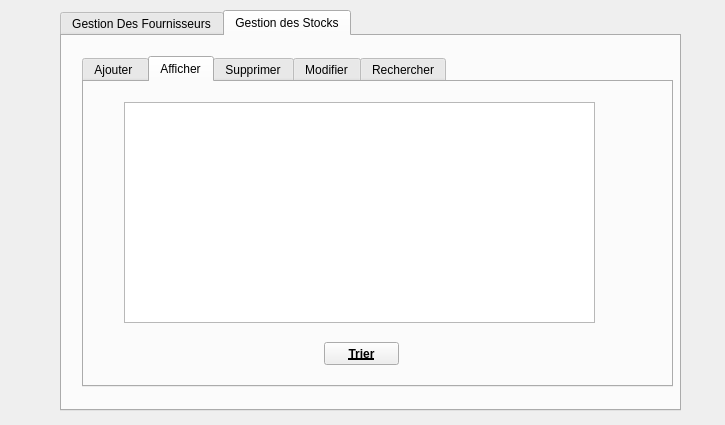
<?xml version="1.0" encoding="UTF-8"?>
<ui version="4.0">
 <class>fournisseuretstocks</class>
 <widget class="QDialog" name="fournisseuretstocks">
  <property name="geometry">
   <rect>
    <x>0</x>
    <y>0</y>
    <width>725</width>
    <height>425</height>
   </rect>
  </property>
  <property name="windowTitle">
   <string>Dialog</string>
  </property>
  <widget class="QTabWidget" name="tabWidget_2">
   <property name="geometry">
    <rect>
     <x>60</x>
     <y>10</y>
     <width>621</width>
     <height>401</height>
    </rect>
   </property>
   <property name="currentIndex">
    <number>1</number>
   </property>
   <widget class="QWidget" name="tab_4">
    <attribute name="title">
     <string>Gestion Des Fournisseurs</string>
    </attribute>
    <widget class="QTabWidget" name="tabWidget">
     <property name="geometry">
      <rect>
       <x>20</x>
       <y>20</y>
       <width>581</width>
       <height>331</height>
      </rect>
     </property>
     <property name="currentIndex">
      <number>1</number>
     </property>
     <widget class="QWidget" name="tab">
      <attribute name="title">
       <string>Ajouter </string>
      </attribute>
      <widget class="QLabel" name="label_3">
       <property name="geometry">
        <rect>
         <x>30</x>
         <y>70</y>
         <width>141</width>
         <height>16</height>
        </rect>
       </property>
       <property name="font">
        <font>
         <family>Microsoft YaHei UI</family>
         <pointsize>11</pointsize>
        </font>
       </property>
       <property name="text">
        <string>Produit Vendu</string>
       </property>
      </widget>
      <widget class="QLabel" name="label_4">
       <property name="geometry">
        <rect>
         <x>30</x>
         <y>170</y>
         <width>101</width>
         <height>16</height>
        </rect>
       </property>
       <property name="font">
        <font>
         <family>Microsoft YaHei UI</family>
         <pointsize>11</pointsize>
        </font>
       </property>
       <property name="text">
        <string>Email</string>
       </property>
      </widget>
      <widget class="QPushButton" name="pushButton_ajout">
       <property name="geometry">
        <rect>
         <x>80</x>
         <y>230</y>
         <width>75</width>
         <height>31</height>
        </rect>
       </property>
       <property name="font">
        <font>
         <weight>75</weight>
         <bold>true</bold>
         <underline>true</underline>
        </font>
       </property>
       <property name="text">
        <string>Ajouter</string>
       </property>
      </widget>
      <widget class="QLabel" name="label">
       <property name="geometry">
        <rect>
         <x>30</x>
         <y>20</y>
         <width>201</width>
         <height>16</height>
        </rect>
       </property>
       <property name="font">
        <font>
         <family>Microsoft YaHei UI</family>
         <pointsize>11</pointsize>
        </font>
       </property>
       <property name="text">
        <string>Identifiant du Fournisseur</string>
       </property>
      </widget>
      <widget class="QLineEdit" name="lineEdit_fnum">
       <property name="geometry">
        <rect>
         <x>260</x>
         <y>120</y>
         <width>201</width>
         <height>20</height>
        </rect>
       </property>
       <property name="font">
        <font>
         <family>Microsoft YaHei UI</family>
         <pointsize>11</pointsize>
        </font>
       </property>
      </widget>
      <widget class="QLabel" name="label_2">
       <property name="geometry">
        <rect>
         <x>30</x>
         <y>120</y>
         <width>191</width>
         <height>16</height>
        </rect>
       </property>
       <property name="font">
        <font>
         <family>Microsoft YaHei UI</family>
         <pointsize>11</pointsize>
        </font>
       </property>
       <property name="text">
        <string>Numéro de Télephone</string>
       </property>
      </widget>
      <widget class="QLineEdit" name="lineEdit_femail">
       <property name="geometry">
        <rect>
         <x>260</x>
         <y>170</y>
         <width>201</width>
         <height>20</height>
        </rect>
       </property>
       <property name="font">
        <font>
         <family>Microsoft YaHei UI</family>
         <pointsize>11</pointsize>
        </font>
       </property>
      </widget>
      <widget class="QLineEdit" name="lineEdit_fid">
       <property name="geometry">
        <rect>
         <x>260</x>
         <y>20</y>
         <width>201</width>
         <height>20</height>
        </rect>
       </property>
       <property name="font">
        <font>
         <family>Microsoft YaHei UI</family>
         <pointsize>11</pointsize>
        </font>
       </property>
      </widget>
      <widget class="QLineEdit" name="lineEdit_fproduit">
       <property name="geometry">
        <rect>
         <x>260</x>
         <y>70</y>
         <width>201</width>
         <height>20</height>
        </rect>
       </property>
       <property name="font">
        <font>
         <family>Microsoft YaHei UI</family>
         <pointsize>11</pointsize>
        </font>
       </property>
      </widget>
      <widget class="QPushButton" name="pushButton">
       <property name="geometry">
        <rect>
         <x>370</x>
         <y>230</y>
         <width>81</width>
         <height>31</height>
        </rect>
       </property>
       <property name="font">
        <font>
         <weight>75</weight>
         <bold>true</bold>
         <underline>true</underline>
        </font>
       </property>
       <property name="text">
        <string>Notifier</string>
       </property>
      </widget>
     </widget>
     <widget class="QWidget" name="tab_2">
      <attribute name="title">
       <string>Afficher</string>
      </attribute>
      <widget class="QTableView" name="tabfournisseur">
       <property name="geometry">
        <rect>
         <x>30</x>
         <y>20</y>
         <width>511</width>
         <height>211</height>
        </rect>
       </property>
      </widget>
      <widget class="QPushButton" name="pushButton_4">
       <property name="geometry">
        <rect>
         <x>250</x>
         <y>250</y>
         <width>75</width>
         <height>23</height>
        </rect>
       </property>
       <property name="font">
        <font>
         <weight>75</weight>
         <bold>true</bold>
         <underline>true</underline>
        </font>
       </property>
       <property name="text">
        <string>Trier</string>
       </property>
      </widget>
     </widget>
     <widget class="QWidget" name="tab_3">
      <attribute name="title">
       <string>Supprimer</string>
      </attribute>
      <widget class="QDialogButtonBox" name="buttonBox_2">
       <property name="geometry">
        <rect>
         <x>170</x>
         <y>190</y>
         <width>201</width>
         <height>32</height>
        </rect>
       </property>
       <property name="orientation">
        <enum>Qt::Horizontal</enum>
       </property>
       <property name="standardButtons">
        <set>QDialogButtonBox::Cancel|QDialogButtonBox::Ok</set>
       </property>
      </widget>
      <widget class="QLineEdit" name="lineEdit_fid_3">
       <property name="geometry">
        <rect>
         <x>170</x>
         <y>100</y>
         <width>231</width>
         <height>21</height>
        </rect>
       </property>
       <property name="font">
        <font>
         <family>Microsoft YaHei UI</family>
         <pointsize>11</pointsize>
        </font>
       </property>
      </widget>
      <widget class="QLabel" name="label_9">
       <property name="geometry">
        <rect>
         <x>130</x>
         <y>40</y>
         <width>301</width>
         <height>20</height>
        </rect>
       </property>
       <property name="font">
        <font>
         <family>Microsoft YaHei UI</family>
         <pointsize>11</pointsize>
         <weight>75</weight>
         <bold>true</bold>
         <underline>true</underline>
        </font>
       </property>
       <property name="text">
        <string>Identifiant du Fournisseur à Supprimer</string>
       </property>
      </widget>
     </widget>
     <widget class="QWidget" name="tab_6">
      <attribute name="title">
       <string>Modifier</string>
      </attribute>
      <widget class="QLabel" name="label_5">
       <property name="geometry">
        <rect>
         <x>50</x>
         <y>80</y>
         <width>141</width>
         <height>16</height>
        </rect>
       </property>
       <property name="font">
        <font>
         <family>Microsoft YaHei UI</family>
         <pointsize>11</pointsize>
        </font>
       </property>
       <property name="text">
        <string>Produit Vendu</string>
       </property>
      </widget>
      <widget class="QLabel" name="label_6">
       <property name="geometry">
        <rect>
         <x>50</x>
         <y>180</y>
         <width>101</width>
         <height>16</height>
        </rect>
       </property>
       <property name="font">
        <font>
         <family>Microsoft YaHei UI</family>
         <pointsize>11</pointsize>
        </font>
       </property>
       <property name="text">
        <string>Email</string>
       </property>
      </widget>
      <widget class="QPushButton" name="pushButton_modif">
       <property name="geometry">
        <rect>
         <x>80</x>
         <y>240</y>
         <width>81</width>
         <height>31</height>
        </rect>
       </property>
       <property name="font">
        <font>
         <weight>75</weight>
         <bold>true</bold>
         <underline>true</underline>
        </font>
       </property>
       <property name="text">
        <string>Modifier</string>
       </property>
      </widget>
      <widget class="QLabel" name="label_7">
       <property name="geometry">
        <rect>
         <x>50</x>
         <y>30</y>
         <width>201</width>
         <height>16</height>
        </rect>
       </property>
       <property name="font">
        <font>
         <family>Microsoft YaHei UI</family>
         <pointsize>11</pointsize>
        </font>
       </property>
       <property name="text">
        <string>Identifiant du Fournisseur</string>
       </property>
      </widget>
      <widget class="QLineEdit" name="lineEdit_fnum_2">
       <property name="geometry">
        <rect>
         <x>280</x>
         <y>130</y>
         <width>201</width>
         <height>20</height>
        </rect>
       </property>
       <property name="font">
        <font>
         <family>Microsoft YaHei UI</family>
         <pointsize>11</pointsize>
        </font>
       </property>
      </widget>
      <widget class="QLabel" name="label_8">
       <property name="geometry">
        <rect>
         <x>50</x>
         <y>130</y>
         <width>191</width>
         <height>16</height>
        </rect>
       </property>
       <property name="font">
        <font>
         <family>Microsoft YaHei UI</family>
         <pointsize>11</pointsize>
        </font>
       </property>
       <property name="text">
        <string>Numéro de Télephone</string>
       </property>
      </widget>
      <widget class="QLineEdit" name="lineEdit_femail_2">
       <property name="geometry">
        <rect>
         <x>280</x>
         <y>180</y>
         <width>201</width>
         <height>20</height>
        </rect>
       </property>
       <property name="font">
        <font>
         <family>Microsoft YaHei UI</family>
         <pointsize>11</pointsize>
        </font>
       </property>
      </widget>
      <widget class="QLineEdit" name="lineEdit_fid_2">
       <property name="geometry">
        <rect>
         <x>280</x>
         <y>30</y>
         <width>201</width>
         <height>20</height>
        </rect>
       </property>
       <property name="font">
        <font>
         <family>Microsoft YaHei UI</family>
         <pointsize>11</pointsize>
        </font>
       </property>
      </widget>
      <widget class="QLineEdit" name="lineEdit_fproduit_2">
       <property name="geometry">
        <rect>
         <x>280</x>
         <y>80</y>
         <width>201</width>
         <height>20</height>
        </rect>
       </property>
       <property name="font">
        <font>
         <family>Microsoft YaHei UI</family>
         <pointsize>11</pointsize>
        </font>
       </property>
      </widget>
      <widget class="QPushButton" name="pushButton_3">
       <property name="geometry">
        <rect>
         <x>390</x>
         <y>240</y>
         <width>71</width>
         <height>31</height>
        </rect>
       </property>
       <property name="font">
        <font>
         <weight>75</weight>
         <bold>true</bold>
         <underline>true</underline>
        </font>
       </property>
       <property name="text">
        <string>Trouver</string>
       </property>
      </widget>
     </widget>
     <widget class="QWidget" name="tab_7">
      <attribute name="title">
       <string>Rechercher</string>
      </attribute>
      <widget class="QDialogButtonBox" name="buttonBox">
       <property name="geometry">
        <rect>
         <x>40</x>
         <y>240</y>
         <width>341</width>
         <height>32</height>
        </rect>
       </property>
       <property name="orientation">
        <enum>Qt::Horizontal</enum>
       </property>
       <property name="standardButtons">
        <set>QDialogButtonBox::Cancel|QDialogButtonBox::Ok</set>
       </property>
      </widget>
      <widget class="QTableView" name="tabfournisseur_2">
       <property name="geometry">
        <rect>
         <x>135</x>
         <y>80</y>
         <width>321</width>
         <height>151</height>
        </rect>
       </property>
      </widget>
      <widget class="QLabel" name="label_10">
       <property name="geometry">
        <rect>
         <x>140</x>
         <y>10</y>
         <width>291</width>
         <height>20</height>
        </rect>
       </property>
       <property name="font">
        <font>
         <family>Microsoft YaHei UI</family>
         <pointsize>11</pointsize>
         <weight>75</weight>
         <bold>true</bold>
         <underline>true</underline>
        </font>
       </property>
       <property name="text">
        <string>Identifiant du Fournisseur à Chercher</string>
       </property>
      </widget>
      <widget class="QLineEdit" name="lineEdit_fid_4">
       <property name="geometry">
        <rect>
         <x>170</x>
         <y>50</y>
         <width>231</width>
         <height>21</height>
        </rect>
       </property>
       <property name="font">
        <font>
         <family>Microsoft YaHei UI</family>
         <pointsize>11</pointsize>
        </font>
       </property>
       <property name="text">
        <string/>
       </property>
      </widget>
     </widget>
    </widget>
   </widget>
   <widget class="QWidget" name="tab_5">
    <attribute name="title">
     <string>Gestion des Stocks</string>
    </attribute>
    <widget class="QTabWidget" name="tabWidget_3">
     <property name="geometry">
      <rect>
       <x>20</x>
       <y>20</y>
       <width>591</width>
       <height>331</height>
      </rect>
     </property>
     <property name="currentIndex">
      <number>1</number>
     </property>
     <widget class="QWidget" name="tab_8">
      <attribute name="title">
       <string>Ajouter </string>
      </attribute>
      <widget class="QLineEdit" name="lineEdit_pid">
       <property name="geometry">
        <rect>
         <x>240</x>
         <y>30</y>
         <width>211</width>
         <height>20</height>
        </rect>
       </property>
       <property name="font">
        <font>
         <family>Microsoft YaHei UI</family>
         <pointsize>11</pointsize>
        </font>
       </property>
      </widget>
      <widget class="QLabel" name="label_11">
       <property name="geometry">
        <rect>
         <x>50</x>
         <y>150</y>
         <width>71</width>
         <height>16</height>
        </rect>
       </property>
       <property name="font">
        <font>
         <family>Microsoft YaHei UI</family>
         <pointsize>11</pointsize>
        </font>
       </property>
       <property name="text">
        <string>Prix</string>
       </property>
      </widget>
      <widget class="QLabel" name="label_12">
       <property name="geometry">
        <rect>
         <x>50</x>
         <y>30</y>
         <width>161</width>
         <height>16</height>
        </rect>
       </property>
       <property name="font">
        <font>
         <family>Microsoft YaHei UI</family>
         <pointsize>11</pointsize>
        </font>
       </property>
       <property name="text">
        <string>Identifiant Du Produit</string>
       </property>
      </widget>
      <widget class="QLineEdit" name="lineEdit_prix">
       <property name="geometry">
        <rect>
         <x>240</x>
         <y>150</y>
         <width>211</width>
         <height>20</height>
        </rect>
       </property>
       <property name="font">
        <font>
         <family>Microsoft YaHei UI</family>
         <pointsize>11</pointsize>
        </font>
       </property>
      </widget>
      <widget class="QPushButton" name="pushButton_ajout_2">
       <property name="geometry">
        <rect>
         <x>90</x>
         <y>230</y>
         <width>75</width>
         <height>31</height>
        </rect>
       </property>
       <property name="font">
        <font>
         <weight>75</weight>
         <bold>true</bold>
         <underline>true</underline>
        </font>
       </property>
       <property name="text">
        <string>Ajouter</string>
       </property>
      </widget>
      <widget class="QLineEdit" name="lineEdit_pnom">
       <property name="geometry">
        <rect>
         <x>240</x>
         <y>90</y>
         <width>211</width>
         <height>20</height>
        </rect>
       </property>
       <property name="font">
        <font>
         <family>Microsoft YaHei UI</family>
         <pointsize>11</pointsize>
        </font>
       </property>
      </widget>
      <widget class="QLabel" name="label_13">
       <property name="geometry">
        <rect>
         <x>50</x>
         <y>90</y>
         <width>151</width>
         <height>16</height>
        </rect>
       </property>
       <property name="font">
        <font>
         <family>Microsoft YaHei UI</family>
         <pointsize>11</pointsize>
        </font>
       </property>
       <property name="text">
        <string>Nom de La Marque</string>
       </property>
      </widget>
      <widget class="QPushButton" name="pushButton_2">
       <property name="geometry">
        <rect>
         <x>390</x>
         <y>230</y>
         <width>81</width>
         <height>31</height>
        </rect>
       </property>
       <property name="font">
        <font>
         <weight>75</weight>
         <bold>true</bold>
         <underline>true</underline>
        </font>
       </property>
       <property name="text">
        <string>Notifier</string>
       </property>
      </widget>
     </widget>
     <widget class="QWidget" name="tab_9">
      <attribute name="title">
       <string>Afficher</string>
      </attribute>
      <widget class="QTableView" name="tabproduit">
       <property name="geometry">
        <rect>
         <x>40</x>
         <y>20</y>
         <width>471</width>
         <height>221</height>
        </rect>
       </property>
      </widget>
      <widget class="QPushButton" name="pushButton_5">
       <property name="geometry">
        <rect>
         <x>240</x>
         <y>260</y>
         <width>75</width>
         <height>23</height>
        </rect>
       </property>
       <property name="font">
        <font>
         <weight>75</weight>
         <bold>true</bold>
         <underline>true</underline>
        </font>
       </property>
       <property name="text">
        <string>Trier</string>
       </property>
      </widget>
     </widget>
     <widget class="QWidget" name="tab_10">
      <attribute name="title">
       <string>Supprimer</string>
      </attribute>
      <widget class="QLineEdit" name="lineEdit_fid_5">
       <property name="geometry">
        <rect>
         <x>150</x>
         <y>100</y>
         <width>231</width>
         <height>21</height>
        </rect>
       </property>
       <property name="font">
        <font>
         <family>Microsoft YaHei UI</family>
         <pointsize>11</pointsize>
        </font>
       </property>
      </widget>
      <widget class="QLabel" name="label_17">
       <property name="geometry">
        <rect>
         <x>130</x>
         <y>30</y>
         <width>301</width>
         <height>20</height>
        </rect>
       </property>
       <property name="font">
        <font>
         <family>Microsoft YaHei UI</family>
         <pointsize>11</pointsize>
         <weight>75</weight>
         <bold>true</bold>
         <underline>true</underline>
        </font>
       </property>
       <property name="text">
        <string>Identifiant du Produit à Supprimer</string>
       </property>
      </widget>
      <widget class="QDialogButtonBox" name="buttonBox_3">
       <property name="geometry">
        <rect>
         <x>150</x>
         <y>200</y>
         <width>201</width>
         <height>32</height>
        </rect>
       </property>
       <property name="orientation">
        <enum>Qt::Horizontal</enum>
       </property>
       <property name="standardButtons">
        <set>QDialogButtonBox::Cancel|QDialogButtonBox::Ok</set>
       </property>
      </widget>
     </widget>
     <widget class="QWidget" name="tab_11">
      <attribute name="title">
       <string>Modifier</string>
      </attribute>
      <widget class="QLineEdit" name="lineEdit_pid_2">
       <property name="geometry">
        <rect>
         <x>240</x>
         <y>20</y>
         <width>211</width>
         <height>20</height>
        </rect>
       </property>
       <property name="font">
        <font>
         <family>Microsoft YaHei UI</family>
         <pointsize>11</pointsize>
        </font>
       </property>
      </widget>
      <widget class="QLabel" name="label_14">
       <property name="geometry">
        <rect>
         <x>50</x>
         <y>140</y>
         <width>71</width>
         <height>16</height>
        </rect>
       </property>
       <property name="font">
        <font>
         <family>Microsoft YaHei UI</family>
         <pointsize>11</pointsize>
        </font>
       </property>
       <property name="text">
        <string>Prix</string>
       </property>
      </widget>
      <widget class="QLabel" name="label_15">
       <property name="geometry">
        <rect>
         <x>50</x>
         <y>20</y>
         <width>161</width>
         <height>16</height>
        </rect>
       </property>
       <property name="font">
        <font>
         <family>Microsoft YaHei UI</family>
         <pointsize>11</pointsize>
        </font>
       </property>
       <property name="text">
        <string>Identifiant Du Produit</string>
       </property>
      </widget>
      <widget class="QLineEdit" name="lineEdit_prix_2">
       <property name="geometry">
        <rect>
         <x>240</x>
         <y>140</y>
         <width>211</width>
         <height>20</height>
        </rect>
       </property>
       <property name="font">
        <font>
         <family>Microsoft YaHei UI</family>
         <pointsize>11</pointsize>
        </font>
       </property>
      </widget>
      <widget class="QPushButton" name="pushButton_modif_2">
       <property name="geometry">
        <rect>
         <x>230</x>
         <y>230</y>
         <width>81</width>
         <height>31</height>
        </rect>
       </property>
       <property name="font">
        <font>
         <weight>75</weight>
         <bold>true</bold>
         <underline>true</underline>
        </font>
       </property>
       <property name="text">
        <string>Modifier</string>
       </property>
      </widget>
      <widget class="QLineEdit" name="lineEdit_pnom_2">
       <property name="geometry">
        <rect>
         <x>240</x>
         <y>80</y>
         <width>211</width>
         <height>20</height>
        </rect>
       </property>
       <property name="font">
        <font>
         <family>Microsoft YaHei UI</family>
         <pointsize>11</pointsize>
        </font>
       </property>
      </widget>
      <widget class="QLabel" name="label_16">
       <property name="geometry">
        <rect>
         <x>50</x>
         <y>80</y>
         <width>151</width>
         <height>16</height>
        </rect>
       </property>
       <property name="font">
        <font>
         <family>Microsoft YaHei UI</family>
         <pointsize>11</pointsize>
        </font>
       </property>
       <property name="text">
        <string>Nom de La Marque</string>
       </property>
      </widget>
     </widget>
     <widget class="QWidget" name="tab_12">
      <attribute name="title">
       <string>Rechercher</string>
      </attribute>
      <widget class="QLabel" name="label_18">
       <property name="geometry">
        <rect>
         <x>150</x>
         <y>10</y>
         <width>301</width>
         <height>20</height>
        </rect>
       </property>
       <property name="font">
        <font>
         <family>Microsoft YaHei UI</family>
         <pointsize>11</pointsize>
         <weight>75</weight>
         <bold>true</bold>
         <underline>true</underline>
        </font>
       </property>
       <property name="text">
        <string>Identifiant du Produit à Chercher</string>
       </property>
      </widget>
      <widget class="QTableView" name="tabproduit_2">
       <property name="geometry">
        <rect>
         <x>130</x>
         <y>80</y>
         <width>301</width>
         <height>141</height>
        </rect>
       </property>
      </widget>
      <widget class="QDialogButtonBox" name="buttonBox_4">
       <property name="geometry">
        <rect>
         <x>160</x>
         <y>250</y>
         <width>201</width>
         <height>32</height>
        </rect>
       </property>
       <property name="orientation">
        <enum>Qt::Horizontal</enum>
       </property>
       <property name="standardButtons">
        <set>QDialogButtonBox::Cancel|QDialogButtonBox::Ok</set>
       </property>
      </widget>
      <widget class="QLineEdit" name="lineEdit_fid_6">
       <property name="geometry">
        <rect>
         <x>160</x>
         <y>40</y>
         <width>231</width>
         <height>21</height>
        </rect>
       </property>
       <property name="font">
        <font>
         <family>Microsoft YaHei UI</family>
         <pointsize>11</pointsize>
        </font>
       </property>
      </widget>
     </widget>
    </widget>
   </widget>
  </widget>
 </widget>
 <resources/>
 <connections/>
</ui>
